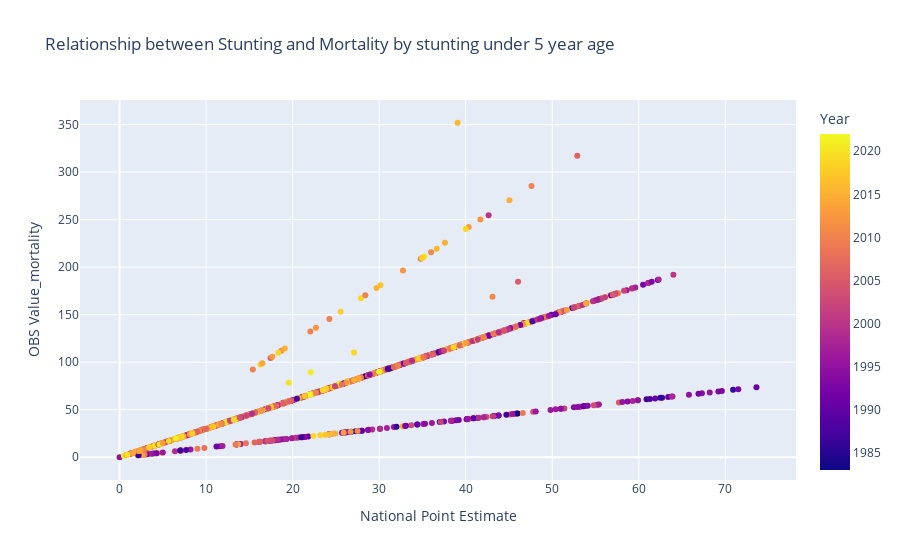

Source (notebook cell):
### Code cell
# relationship between grade and price

import plotly.express as px


fig = px.scatter(merged_df, x="National Point Estimate", y="OBS Value_mortality", color='Year', 
                 title='Relationship between Stunting and Mortality by stunting under 5 year age')
                 

fig.show()

### Figure 1 — Plotly figure (JSON) as saved in the notebook; plotly's stock layout.template omitted (floating-point values rounded to 4 significant figures; data arrays with more than 128 entries replaced by an {"elided": "..."} marker saying what was removed)
{"data": [{"hovertemplate": "National Point Estimate=%{x}<br>OBS Value_mortality=%{y}<br>Year=%{marker.color}<extra></extra>", "legendgroup": "", "marker": {"color": {"elided": "1000 int values"}, "coloraxis": "coloraxis", "symbol": "circle"}, "mode": "markers", "name": "", "orientation": "v", "showlegend": false, "type": "scatter", "x": {"elided": "1000 float values"}, "xaxis": "x", "y": {"elided": "1000 float values"}, "yaxis": "y"}], "layout": {"coloraxis": {"colorbar": {"title": {"text": "Year"}}, "colorscale": [[0, "#0d0887"], [0.1111, "#46039f"], [0.2222, "#7201a8"], [0.3333, "#9c179e"], [0.4444, "#bd3786"], [0.5556, "#d8576b"], [0.6667, "#ed7953"], [0.7778, "#fb9f3a"], [0.8889, "#fdca26"], [1, "#f0f921"]]}, "legend": {"tracegroupgap": 0}, "title": {"text": "Relationship between Stunting and Mortality by stunting under 5 year age"}, "xaxis": {"anchor": "y", "domain": [0, 1], "title": {"text": "National Point Estimate"}}, "yaxis": {"anchor": "x", "domain": [0, 1], "title": {"text": "OBS Value_mortality"}}}}
